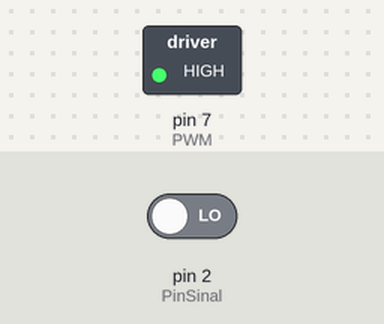
Simulated run of this sketch. Board: Arduino Uno, built with avr-gcc and run on an emulated ATmega328P. On the bench: switched loads named in the sketch (green lamp = pin HIGH). The test bench sets the inputs (shaded band); at power-on: pin 2 (PinSinal) LOW. What the sketch prints to the serial monitor is not drawn.

Above: at 1.2 s.
1.3 s: pin 2 (PinSinal) driven HIGH
Timing chart, 0 to 4.3 s (numbered marks = the images above; inputs shaded):
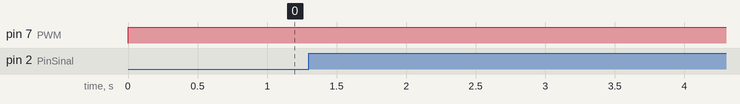

Measured:
- after the input at 1.3 s, every drawn part: stays the same

The sketch:

RPM_PWM.ino
```cpp
int PinSinal = 2;
int i=0;
int PWM = 7;
int PinCtrl = 3;
int PinEN1 = 6;
int PinEN2 = 5;
float pot = 60; //Potência do motor em porcentagem
float cycleduty = (pot/100)*255;
float pi = 3.141520;

 long tf, ti=0;
float RPMmedido;

void setup() {
  Serial.begin(115200);
  attachInterrupt(digitalPinToInterrupt(PinSinal), contagem, RISING);

}

void loop() {
  digitalWrite(PinEN1, HIGH);
  digitalWrite(PinEN2, LOW);
  analogWrite(PWM,cycleduty);
}

void contagem() {

  tf = micros();
  long delta = tf - ti;

  RPMmedido = (60 / (348*(float(delta) / 1000000.0)));

  ti = tf;
  //Serial.println(i);
  if (i > 20000){
    //Serial.println('12000');
  }
  else{
    i++;
    Serial.print(delta);
    Serial.print(';');
    Serial.print(cycleduty);
    Serial.print(';');
    Serial.println(RPMmedido);
  }


}
```
